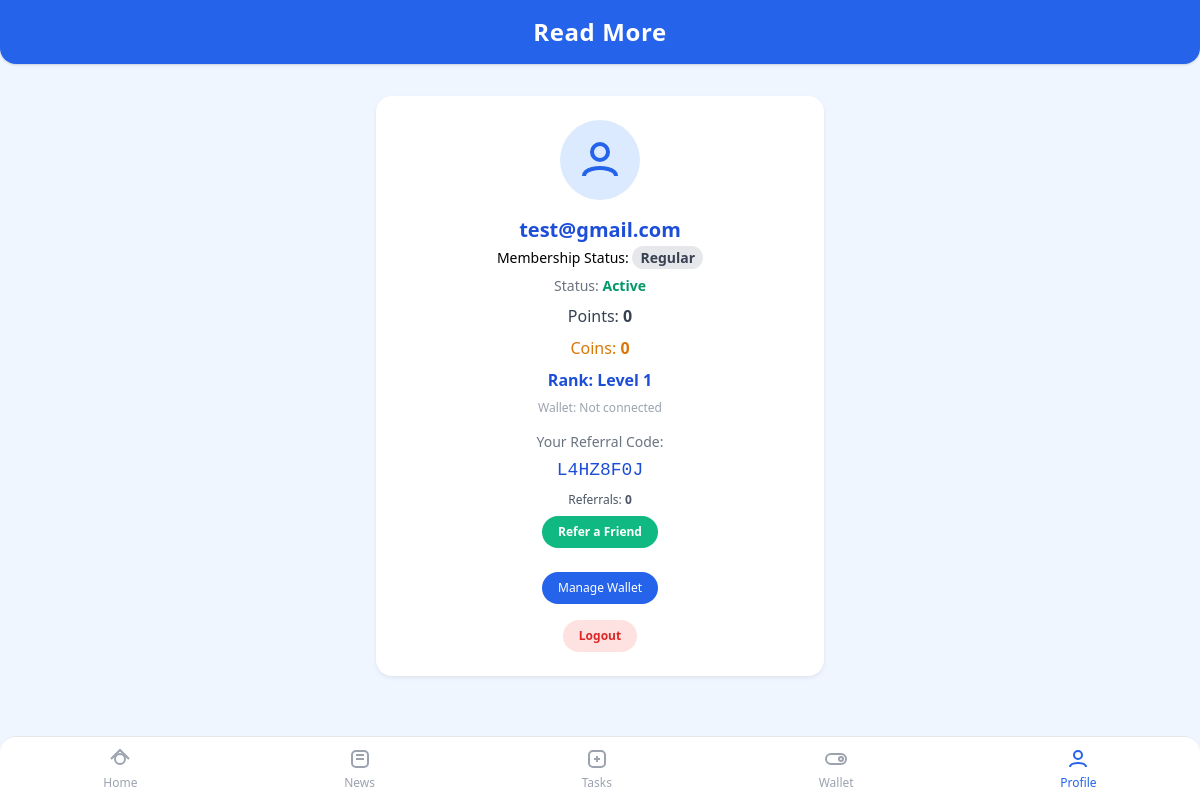
Page /profile/ (signed in) on the committed database.
### news/models.py (models this page shows, shortened)
class UserProfile(models.Model):
    user = models.OneToOneField(User, on_delete=models.CASCADE)
    wallet_address = models.CharField(max_length=255, blank=True, null=True)
    balance = models.PositiveIntegerField(default=0)
    is_activated = models.BooleanField(default=False)
    followed_twitter = models.BooleanField(default=False)
    joined_telegram = models.BooleanField(default=False)
    subscribed_youtube = models.BooleanField(default=False)
    referred_count = models.PositiveIntegerField(default=0)
    referral_code = models.CharField(max_length=32, unique=True, blank=True, null=True)
    referred_by = models.CharField(max_length=32, blank=True, null=True)
    is_premium = models.BooleanField(default=False, help_text="Premium members earn double points.")
    coin_balance = models.PositiveIntegerField(default=0, help_text="User's coin balance.")
    def get_rank(self):
        thresholds = [0, 100, 250, 500, 1000, 2000, 3500, 5000, 7500, 10000]
        for i, threshold in enumerate(thresholds, 1):
            if self.balance < threshold:
                return max(1, i-1)
        return 10
    @property
    def safe_referral_code(self):
        return self.referral_code or ''

### news/views.py (the view)
# urls.py: path('profile/', views.profile_view, name='profile'),
@login_required
def profile_view(request):
    user_profile, _ = UserProfile.objects.get_or_create(user=request.user)
    return render(request, 'profile.html', {'user_profile': user_profile})

### templates/profile.html (shortened to what this page needs)
{% extends 'base.html' %}
{% block content %}
<div class="max-w-md mx-auto mt-8">
  <div class="bg-white rounded-2xl shadow card p-6 flex flex-col items-center">
    <div class="w-20 h-20 bg-blue-100 rounded-full flex items-center justify-center mb-4">
      <svg width="48" height="48" fill="none" stroke="#2563eb" stroke-width="2" viewBox="0 0 24 24"><circle cx="12" cy="8" r="4"/><path d="M4 20c0-4 8-4 8-4s8 0 8 4"/></svg>
    </div>
    <span class="text-xl font-bold text-blue-700 mb-1">{{ user.username }}</span>
    <span class="text-sm mb-2">
      Membership Status:
      {% if user_profile.is_premium %}
        <span class="bg-yellow-400 text-yellow-900 px-2 py-0.5 rounded-full font-bold">Premium</span>
      {% else %}
        <span class="bg-gray-200 text-gray-700 px-2 py-0.5 rounded-full font-semibold">Regular</span>
      {% endif %}
    </span>
    <span class="text-gray-500 text-sm mb-2">Status: <span class="font-semibold text-green-600">Active</span></span>
    <span class="text-gray-700 text-base mb-2">Points: <span class="font-bold">{{ user_profile.balance|default:0 }}</span></span>
    <span class="text-yellow-600 text-base mb-2">Coins: <span class="font-bold">{{ user_profile.coin_balance|default:0 }}</span></span>
    <span class="text-blue-700 text-base mb-2 font-semibold">Rank: Level {{ user_profile.get_rank }}</span>
    <span class="text-gray-400 text-xs mb-4">Wallet: {{ user_profile.wallet_address|default:'Not connected' }}</span>
    <div class="mb-4 w-full flex flex-col items-center">
      <span class="block text-sm text-gray-500 mb-1">Your Referral Code:</span>
      <span class="block font-mono text-lg text-blue-700 mb-2">{{ user_profile.safe_referral_code }}</span>
      <span class="block text-xs text-gray-600 mb-2">Referrals: <span class="font-bold">{{ user_profile.referred_count|default:0 }}</span></span>
      {% if user_profile.safe_referral_code %}
      <button onclick="copyReferralLink()" class="bg-green-500 text-white px-4 py-2 rounded-full text-xs font-semibold mb-2">Refer a Friend</button>
      {% endif %}
    </div>
    <a href="/wallet/" class="inline-block mb-4 bg-blue-600 text-white px-4 py-2 rounded-full text-xs">Manage Wallet</a>
    <a href="/logout/" class="inline-block bg-red-100 text-red-600 px-4 py-2 rounded-full text-xs font-semibold">Logout</a>
  </div>
</div>
{% endblock %}

### templates/base.html (style rules this page uses)
body { background: #F5F7FA; }
.card { box-shadow: 0px 2px 4px rgba(0,0,0,0.07); border-radius: 1rem; }

### rows in the picture
UserProfile: balance "0", coin_balance "0", get_rank "1", wallet_address "Not connected", safe_referral_code "L4HZ8F0J", referred_count "0"

### other values in the picture
{{ user.username }} "test@gmail.com"
